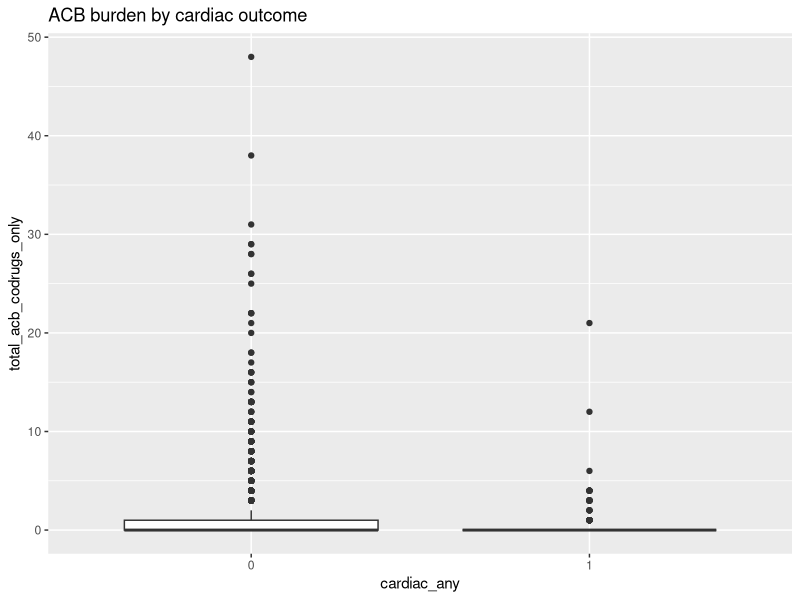
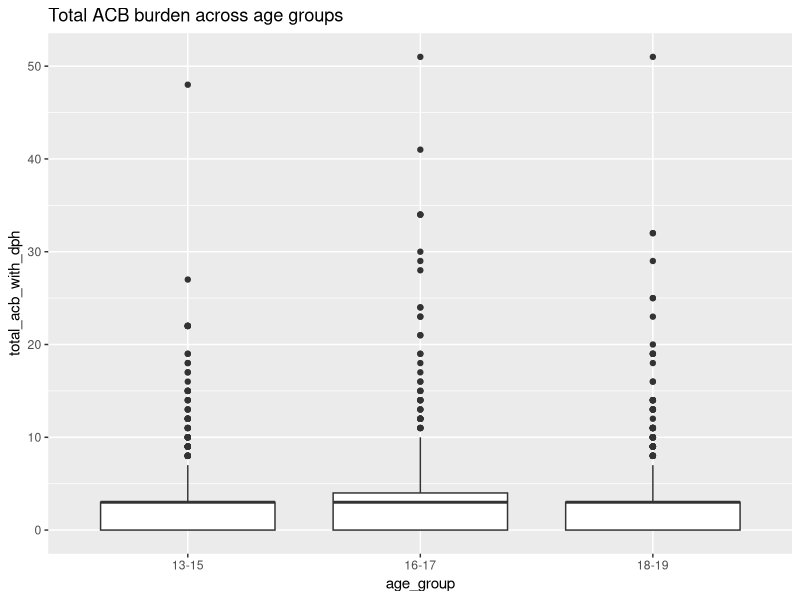
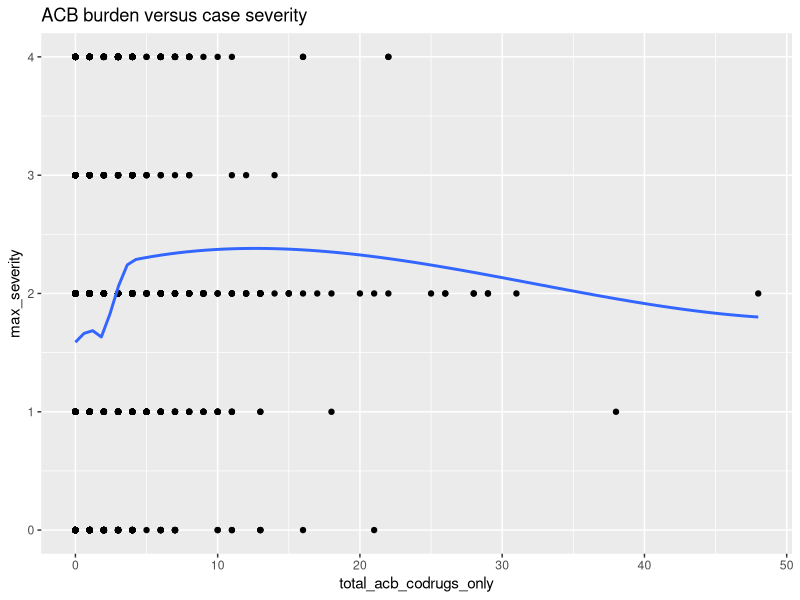

The R source for these figures, in order:
library(tidyverse)
library(broom)
library(rstatix)

# Optional packages for advanced tables/plots
# install.packages(c("ggpubr", "FSA"))

out_dir <- "06_analysis"
fig_dir <- file.path(out_dir, "figures")
tab_dir <- file.path(out_dir, "tables")
dir.create(fig_dir, showWarnings = FALSE, recursive = TRUE)
dir.create(tab_dir, showWarnings = FALSE, recursive = TRUE)

df <- read_csv("05_final/cohort_analysis.csv", show_col_types = FALSE)

# Basic coercions
num_cols <- c("AGE", "n_codrugs", "total_acb_with_dph", "total_acb_codrugs_only", "max_severity", "cardiac_any", "pre_post_warning")
df <- df %>% mutate(across(all_of(intersect(num_cols, names(df))), as.numeric))

# Table 1 descriptive
cont <- c("AGE", "total_acb_with_dph", "total_acb_codrugs_only", "n_codrugs", "max_severity")
cont_tbl <- map_dfr(cont, function(v){
  x <- df[[v]]
  tibble(variable=v, n=sum(!is.na(x)), mean=mean(x, na.rm=TRUE), sd=sd(x, na.rm=TRUE), median=median(x, na.rm=TRUE), iqr=IQR(x, na.rm=TRUE))
})
write_csv(cont_tbl, file.path(tab_dir, "descriptive_continuous.csv"))

cat_tbl <- bind_rows(
  df %>% count(age_group, name="count") %>% mutate(variable="age_group", level=as.character(age_group), percent=100*count/sum(count)) %>% select(variable, level, count, percent),
  df %>% count(pre_post_warning, name="count") %>% mutate(variable="pre_post_warning", level=as.character(pre_post_warning), percent=100*count/sum(count)) %>% select(variable, level, count, percent),
  df %>% count(cardiac_any, name="count") %>% mutate(variable="cardiac_any", level=as.character(cardiac_any), percent=100*count/sum(count)) %>% select(variable, level, count, percent)
)
write_csv(cat_tbl, file.path(tab_dir, "descriptive_categorical.csv"))

# Normality checks
shap <- map_dfr(cont, function(v){
  x <- df[[v]] %>% na.omit()
  if(length(x) >= 3){
    s <- shapiro.test(x)
    tibble(variable=v, W=as.numeric(s$statistic), p_value=s$p.value)
  } else {
    tibble(variable=v, W=NA_real_, p_value=NA_real_)
  }
})
write_csv(shap, file.path(tab_dir, "normality_checks.csv"))

# Core analyses
mw <- wilcox.test(total_acb_codrugs_only ~ cardiac_any, data=df)
kw <- kruskal.test(total_acb_with_dph ~ age_group, data=df)
sp <- cor.test(df$total_acb_codrugs_only, df$max_severity, method="spearman")

core <- tibble(
  analysis=c("mann_whitney_acb_vs_cardiac", "kruskal_acb_vs_age_group", "spearman_acb_vs_severity"),
  statistic=c(as.numeric(mw$statistic), as.numeric(kw$statistic), as.numeric(sp$estimate)),
  p_value=c(mw$p.value, kw$p.value, sp$p.value)
)
write_csv(core, file.path(tab_dir, "nonparametric_results.csv"))

# Logistic models
model_full <- glm(cardiac_any ~ total_acb_codrugs_only + age_group + pre_post_warning + n_codrugs,
                  data=df, family=binomial)
full_tbl <- tidy(model_full, conf.int=TRUE, exponentiate=TRUE)
write_csv(full_tbl, file.path(tab_dir, "logistic_model_full.csv"))

model_pre <- glm(cardiac_any ~ total_acb_codrugs_only + age_group + n_codrugs,
                 data=filter(df, pre_post_warning==0), family=binomial)
pre_tbl <- tidy(model_pre, conf.int=TRUE, exponentiate=TRUE)
write_csv(pre_tbl, file.path(tab_dir, "logistic_model_pre_warning.csv"))

model_post <- glm(cardiac_any ~ total_acb_codrugs_only + age_group + n_codrugs,
                  data=filter(df, pre_post_warning==1), family=binomial)
post_tbl <- tidy(model_post, conf.int=TRUE, exponentiate=TRUE)
write_csv(post_tbl, file.path(tab_dir, "logistic_model_post_warning.csv"))

# Minimal visuals
p1 <- ggplot(df, aes(x=factor(cardiac_any), y=total_acb_codrugs_only)) +
  geom_boxplot() +
  labs(title="ACB burden by cardiac outcome", x="cardiac_any", y="total_acb_codrugs_only")
ggsave(file.path(fig_dir, "acb_by_cardiac_outcome.png"), p1, width=7, height=5, dpi=220)

p2 <- ggplot(df, aes(x=age_group, y=total_acb_with_dph)) +
  geom_boxplot() +
  labs(title="Total ACB burden across age groups", x="age_group", y="total_acb_with_dph")
ggsave(file.path(fig_dir, "acb_by_age_group.png"), p2, width=7, height=5, dpi=220)

p3 <- ggplot(df, aes(x=total_acb_codrugs_only, y=max_severity)) +
  geom_point() + geom_smooth(method="loess", se=FALSE) +
  labs(title="ACB burden versus case severity", x="total_acb_codrugs_only", y="max_severity")
ggsave(file.path(fig_dir, "acb_vs_severity.png"), p3, width=7, height=5, dpi=220)

writeLines(c(
  "Advanced R analysis template complete.",
  "Outputs written to 06_analysis/tables and 06_analysis/figures."
), con = file.path(out_dir, "results_summary_R.txt"))
